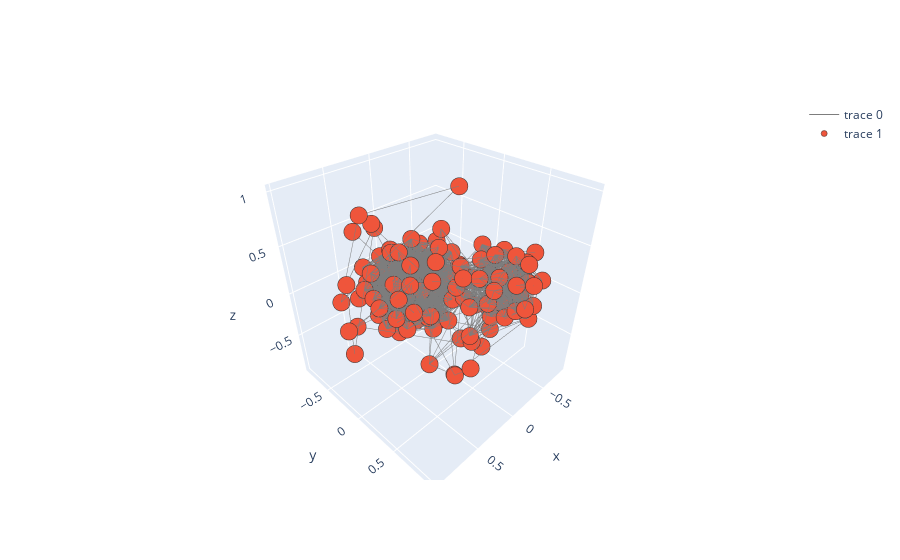

Notebook source saved alongside this figure:
### Code cell
# 3D visulaization of the network

edges = G.edges()

spring_3D = nx.spring_layout(G, dim = 3, k = 0.5) # k regulates the distance between nodes

import plotly.graph_objects as go

# we need to seperate the X,Y,Z coordinates for Plotly
# NOTE: spring_3D is a dictionary where the keys are 1,...,6
x_nodes= [spring_3D[key][0] for key in spring_3D.keys()] # x-coordinates of nodes
y_nodes = [spring_3D[key][1] for key in spring_3D.keys()] # y-coordinates
z_nodes = [spring_3D[key][2] for key in spring_3D.keys()] # z-coordinates

#we need to create lists that contain the starting and ending coordinates of each edge.
x_edges=[]
y_edges=[]
z_edges=[]

#create lists holding midpoints that we will use to anchor text
xtp = []
ytp = []
ztp = []

#need to fill these with all of the coordinates
for edge in edges:
    #format: [beginning,ending,None]
    x_coords = [spring_3D[edge[0]][0],spring_3D[edge[1]][0],None]
    x_edges += x_coords
    xtp.append(0.5*(spring_3D[edge[0]][0]+ spring_3D[edge[1]][0]))

    y_coords = [spring_3D[edge[0]][1],spring_3D[edge[1]][1],None]
    y_edges += y_coords
    ytp.append(0.5*(spring_3D[edge[0]][1]+ spring_3D[edge[1]][1]))

    z_coords = [spring_3D[edge[0]][2],spring_3D[edge[1]][2],None]
    z_edges += z_coords
    ztp.append(0.5*(spring_3D[edge[0]][2]+ spring_3D[edge[1]][2]))
    
# trace_weights = go.Scatter3d(x=xtp, y=ytp, z=ztp,
#     mode='markers',
#     marker =dict(color='rgb(125,125,125)', size=1))

import plotly.graph_objs as go

trace1=go.Scatter3d(x=x_edges,
               y=y_edges,
               z=z_edges,
               mode='lines',
               line=dict(color='rgb(125,125,125)', width=1),
               hoverinfo='none'
               )

trace2=go.Scatter3d(x=x_edges,
               y=y_edges,
               z=z_edges,
               mode='markers',
               marker=dict(symbol='circle',
                             size=6,
                             colorscale='Viridis',
                             line=dict(color='rgb(50,50,50)', width=0.5)
                             ),
               )

axis=dict(showbackground=False,
          showline=False,
          zeroline=False,
          showgrid=False,
          showticklabels=False,
          title=''
          )



#Include the traces we want to plot and create a figure
# data = [trace_edges, trace_nodes, trace_weights]
data=[trace1, trace2]
fig=go.Figure(data=data)


fig.show()

### Figure 1 — Plotly figure (JSON) as saved in the notebook; plotly's stock layout.template omitted (floating-point values rounded to 4 significant figures; data arrays with more than 128 entries replaced by an {"elided": "..."} marker saying what was removed)
{"data": [{"hoverinfo": "none", "line": {"color": "rgb(125,125,125)", "width": 1}, "mode": "lines", "type": "scatter3d", "x": {"elided": "11073 float values"}, "y": {"elided": "11073 float values"}, "z": {"elided": "11073 float values"}}, {"marker": {"colorscale": [[0, "#440154"], [0.1111, "#482878"], [0.2222, "#3e4989"], [0.3333, "#31688e"], [0.4444, "#26828e"], [0.5556, "#1f9e89"], [0.6667, "#35b779"], [0.7778, "#6ece58"], [0.8889, "#b5de2b"], [1, "#fde725"]], "line": {"color": "rgb(50,50,50)", "width": 0.5}, "size": 6, "symbol": "circle"}, "mode": "markers", "type": "scatter3d", "x": {"elided": "11073 float values"}, "y": {"elided": "11073 float values"}, "z": {"elided": "11073 float values"}}], "layout": {}}
